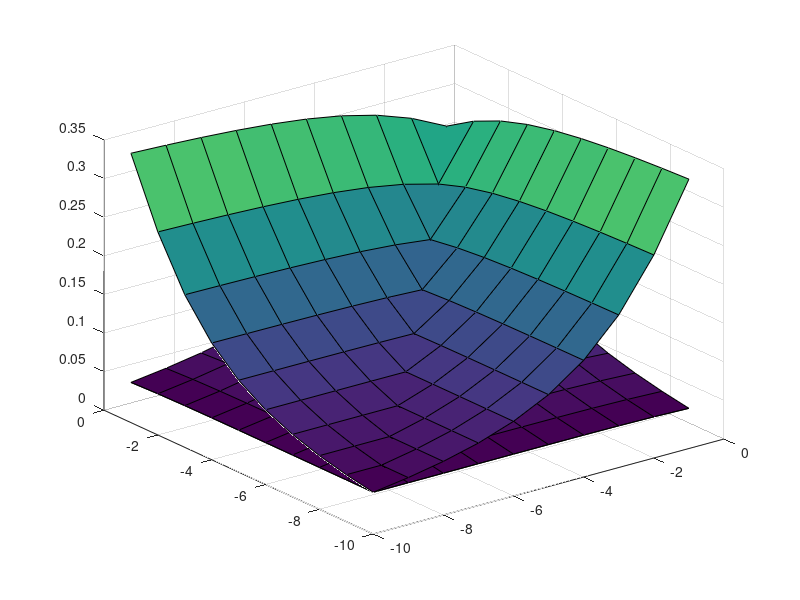
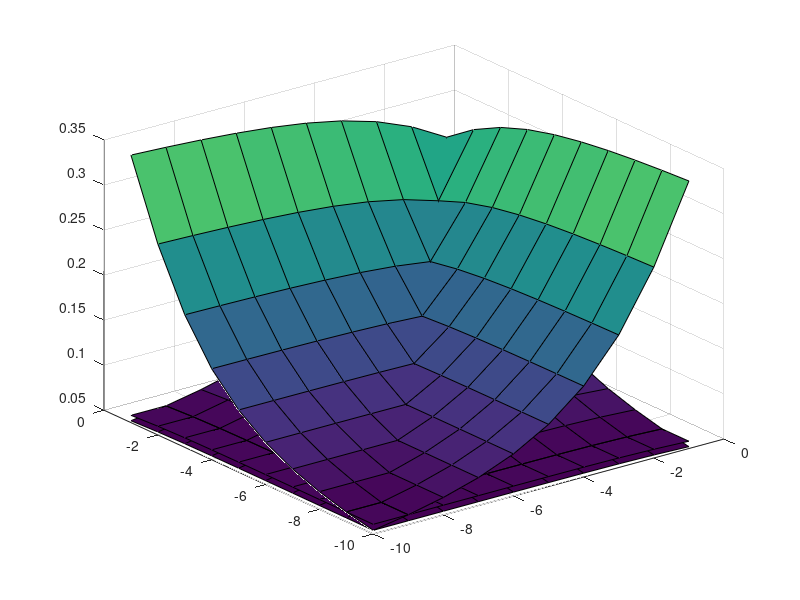
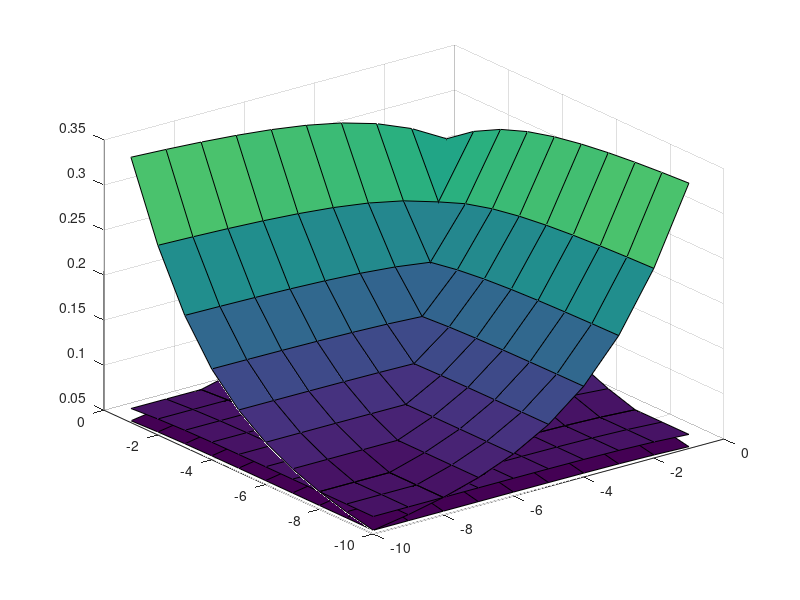
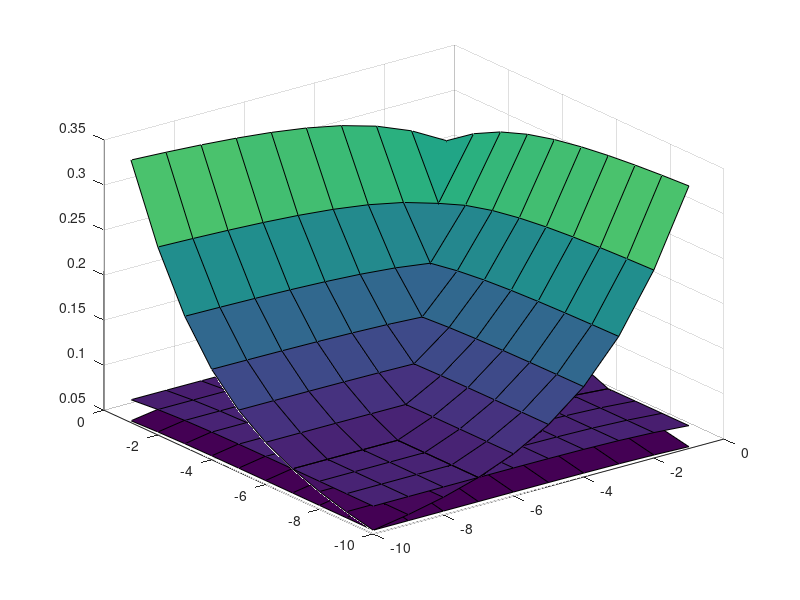

MATLAB code to generate these figures, in order:
[X Y] = meshgrid(-10.000000:1.000000:-1.000000);

F = [];

F(:,:,1) = [ ...
0.108964 0.115385 0.123121 0.132696 0.144958 0.161360 0.184513 0.219360 0.275699 0.373759 ; ...
0.115385 0.122191 0.130392 0.140542 0.153540 0.170917 0.195428 0.232266 0.291701 0.394880 ; ...
0.123121 0.130392 0.139154 0.149997 0.163879 0.182428 0.208561 0.247765 0.310855 0.420023 ; ...
0.132696 0.140542 0.149997 0.161697 0.176669 0.196655 0.224768 0.266842 0.334323 0.450616 ; ...
0.144958 0.153540 0.163879 0.176669 0.193022 0.214822 0.245417 0.291053 0.363931 0.488871 ; ...
0.161360 0.170917 0.182428 0.196655 0.214822 0.238987 0.272789 0.322981 0.402667 0.538355 ; ...
0.184513 0.195428 0.208561 0.224768 0.245417 0.272789 0.310895 0.367115 0.455664 0.605096 ; ...
0.219360 0.232266 0.247765 0.266842 0.291053 0.322981 0.367115 0.431638 0.532167 0.699776 ; ...
0.275699 0.291701 0.310855 0.334323 0.363931 0.402667 0.455664 0.532167 0.649594 0.842215 ; ...
0.373759 0.394880 0.420023 0.450616 0.488871 0.538355 0.605096 0.699776 0.842215 1.070834 ; ...
];

F(:,:,2) = [ ...
0.115385 0.122191 0.130392 0.140542 0.153540 0.170917 0.195428 0.232266 0.291701 0.394880 ; ...
0.122191 0.129405 0.138099 0.148859 0.162636 0.181048 0.206994 0.245934 0.308633 0.417191 ; ...
0.130392 0.138099 0.147388 0.158883 0.173597 0.193248 0.220910 0.262348 0.328896 0.443748 ; ...
0.140542 0.148859 0.158883 0.171286 0.187154 0.208326 0.238081 0.282547 0.353720 0.476058 ; ...
0.153540 0.162636 0.173597 0.187154 0.204483 0.227574 0.259950 0.308174 0.385028 0.516446 ; ...
0.170917 0.181048 0.193248 0.208326 0.227574 0.253164 0.288926 0.341951 0.425966 0.568665 ; ...
0.195428 0.206994 0.220910 0.238081 0.259950 0.288926 0.329226 0.388597 0.481930 0.639045 ; ...
0.232266 0.245934 0.262348 0.282547 0.308174 0.341951 0.388597 0.456702 0.562612 0.738779 ; ...
0.291701 0.308633 0.328896 0.353720 0.385028 0.425966 0.481930 0.562612 0.686243 0.888595 ; ...
0.394880 0.417191 0.443748 0.476058 0.516446 0.568665 0.639045 0.738779 0.888595 1.128585 ; ...
];

F(:,:,3) = [ ...
0.123121 0.130392 0.139154 0.149997 0.163879 0.182428 0.208561 0.247765 0.310855 0.420023 ; ...
0.130392 0.138099 0.147388 0.158883 0.173597 0.193248 0.220910 0.262348 0.328896 0.443748 ; ...
0.139154 0.147388 0.157311 0.169592 0.185306 0.206279 0.235766 0.279858 0.350484 0.471984 ; ...
0.149997 0.158883 0.169592 0.182840 0.199785 0.222379 0.254093 0.301400 0.376924 0.506328 ; ...
0.163879 0.173597 0.185306 0.199785 0.218288 0.242924 0.277425 0.328719 0.410255 0.549244 ; ...
0.182428 0.193248 0.206279 0.222379 0.242924 0.270218 0.308315 0.364698 0.453809 0.604696 ; ...
0.208561 0.220910 0.235766 0.254093 0.277425 0.308315 0.351225 0.414327 0.513283 0.679363 ; ...
0.247765 0.262348 0.279858 0.301400 0.328719 0.364698 0.414327 0.486662 0.598890 0.785030 ; ...
0.310855 0.328896 0.350484 0.376924 0.410255 0.453809 0.513283 0.598890 0.729788 0.943463 ; ...
0.420023 0.443748 0.471984 0.506328 0.549244 0.604696 0.679363 0.785030 0.943463 1.196652 ; ...
];

F(:,:,4) = [ ...
0.132696 0.140542 0.149997 0.161697 0.176669 0.196655 0.224768 0.266842 0.334323 0.450616 ; ...
0.140542 0.148859 0.158883 0.171286 0.187154 0.208326 0.238081 0.282547 0.353720 0.476058 ; ...
0.149997 0.158883 0.169592 0.182840 0.199785 0.222379 0.254093 0.301400 0.376924 0.506328 ; ...
0.161697 0.171286 0.182840 0.197133 0.215401 0.239737 0.273840 0.324584 0.405332 0.543134 ; ...
0.176669 0.187154 0.199785 0.215401 0.235346 0.261873 0.298962 0.353968 0.441122 0.589100 ; ...
0.196655 0.208326 0.222379 0.239737 0.261873 0.291250 0.332186 0.392625 0.487842 0.648446 ; ...
0.224768 0.238081 0.254093 0.273840 0.298962 0.332186 0.378264 0.445866 0.551550 0.728259 ; ...
0.266842 0.282547 0.301400 0.324584 0.353968 0.392625 0.445866 0.523291 0.643065 0.841011 ; ...
0.334323 0.353720 0.376924 0.405332 0.441122 0.487842 0.551550 0.643065 0.782619 1.009671 ; ...
0.450616 0.476058 0.506328 0.543134 0.589100 0.648446 0.728259 0.841011 1.009671 1.278413 ; ...
];

F(:,:,5) = [ ...
0.144958 0.153540 0.163879 0.176669 0.193022 0.214822 0.245417 0.291053 0.363931 0.488871 ; ...
0.153540 0.162636 0.173597 0.187154 0.204483 0.227574 0.259950 0.308174 0.385028 0.516446 ; ...
0.163879 0.173597 0.185306 0.199785 0.218288 0.242924 0.277425 0.328719 0.410255 0.549244 ; ...
0.176669 0.187154 0.199785 0.215401 0.235346 0.261873 0.298962 0.353968 0.441122 0.589100 ; ...
0.193022 0.204483 0.218288 0.235346 0.257110 0.286015 0.326334 0.385936 0.479973 0.638839 ; ...
0.214822 0.227574 0.242924 0.261873 0.286015 0.318005 0.362480 0.427933 0.530622 0.702981 ; ...
0.245417 0.259950 0.277425 0.298962 0.326334 0.362480 0.412496 0.485649 0.599553 0.789104 ; ...
0.291053 0.308174 0.328719 0.353968 0.385936 0.427933 0.485649 0.569336 0.698307 0.910492 ; ...
0.363931 0.385028 0.410255 0.441122 0.479973 0.530622 0.599553 0.698307 0.848378 1.091526 ; ...
0.488871 0.516446 0.549244 0.589100 0.638839 0.702981 0.789104 0.910492 1.091526 1.378918 ; ...
];

F(:,:,6) = [ ...
0.161360 0.170917 0.182428 0.196655 0.214822 0.238987 0.272789 0.322981 0.402667 0.538355 ; ...
0.170917 0.181048 0.193248 0.208326 0.227574 0.253164 0.288926 0.341951 0.425966 0.568665 ; ...
0.182428 0.193248 0.206279 0.222379 0.242924 0.270218 0.308315 0.364698 0.453809 0.604696 ; ...
0.196655 0.208326 0.222379 0.239737 0.261873 0.291250 0.332186 0.392625 0.487842 0.648446 ; ...
0.214822 0.227574 0.242924 0.261873 0.286015 0.318005 0.362480 0.427933 0.530622 0.702981 ; ...
0.238987 0.253164 0.270218 0.291250 0.318005 0.353376 0.402394 0.474218 0.586286 0.773196 ; ...
0.272789 0.288926 0.308315 0.332186 0.362480 0.402394 0.457451 0.537638 0.661837 0.867258 ; ...
0.322981 0.341951 0.364698 0.392625 0.427933 0.474218 0.537638 0.629233 0.769690 0.999434 ; ...
0.402667 0.425966 0.453809 0.487842 0.530622 0.586286 0.661837 0.769690 0.932849 1.195786 ; ...
0.538355 0.568665 0.604696 0.648446 0.702981 0.773196 0.867258 0.999434 1.195786 1.506020 ; ...
];

F(:,:,7) = [ ...
0.184513 0.195428 0.208561 0.224768 0.245417 0.272789 0.310895 0.367115 0.455664 0.605096 ; ...
0.195428 0.206994 0.220910 0.238081 0.259950 0.288926 0.329226 0.388597 0.481930 0.639045 ; ...
0.208561 0.220910 0.235766 0.254093 0.277425 0.308315 0.351225 0.414327 0.513283 0.679363 ; ...
0.224768 0.238081 0.254093 0.273840 0.298962 0.332186 0.378264 0.445866 0.551550 0.728259 ; ...
0.245417 0.259950 0.277425 0.298962 0.326334 0.362480 0.412496 0.485649 0.599553 0.789104 ; ...
0.272789 0.288926 0.308315 0.332186 0.362480 0.402394 0.457451 0.537638 0.661837 0.867258 ; ...
0.310895 0.329226 0.351225 0.378264 0.412496 0.457451 0.519186 0.608578 0.746059 0.971627 ; ...
0.367115 0.388597 0.414327 0.445866 0.485649 0.537638 0.608578 0.710477 0.865702 1.117678 ; ...
0.455664 0.481930 0.513283 0.551550 0.599553 0.661837 0.746059 0.865702 1.045609 1.333514 ; ...
0.605096 0.639045 0.679363 0.728259 0.789104 0.867258 0.971627 1.117678 1.333514 1.672432 ; ...
];

F(:,:,8) = [ ...
0.219360 0.232266 0.247765 0.266842 0.291053 0.322981 0.367115 0.431638 0.532167 0.699776 ; ...
0.232266 0.245934 0.262348 0.282547 0.308174 0.341951 0.388597 0.456702 0.562612 0.738779 ; ...
0.247765 0.262348 0.279858 0.301400 0.328719 0.364698 0.414327 0.486662 0.598890 0.785030 ; ...
0.266842 0.282547 0.301400 0.324584 0.353968 0.392625 0.445866 0.523291 0.643065 0.841011 ; ...
0.291053 0.308174 0.328719 0.353968 0.385936 0.427933 0.485649 0.569336 0.698307 0.910492 ; ...
0.322981 0.341951 0.364698 0.392625 0.427933 0.474218 0.537638 0.629233 0.769690 0.999434 ; ...
0.367115 0.388597 0.414327 0.445866 0.485649 0.537638 0.608578 0.710477 0.865702 1.117678 ; ...
0.431638 0.456702 0.486662 0.523291 0.569336 0.629233 0.710477 0.826308 1.001179 1.282202 ; ...
0.532167 0.562612 0.598890 0.643065 0.698307 0.769690 0.865702 1.001179 1.203245 1.523633 ; ...
0.699776 0.738779 0.785030 0.841011 0.910492 0.999434 1.117678 1.282202 1.523633 1.899658 ; ...
];

F(:,:,9) = [ ...
0.275699 0.291701 0.310855 0.334323 0.363931 0.402667 0.455664 0.532167 0.649594 0.842215 ; ...
0.291701 0.308633 0.328896 0.353720 0.385028 0.425966 0.481930 0.562612 0.686243 0.888595 ; ...
0.310855 0.328896 0.350484 0.376924 0.410255 0.453809 0.513283 0.598890 0.729788 0.943463 ; ...
0.334323 0.353720 0.376924 0.405332 0.441122 0.487842 0.551550 0.643065 0.782619 1.009671 ; ...
0.363931 0.385028 0.410255 0.441122 0.479973 0.530622 0.599553 0.698307 0.848378 1.091526 ; ...
0.402667 0.425966 0.453809 0.487842 0.530622 0.586286 0.661837 0.769690 0.932849 1.195786 ; ...
0.455664 0.481930 0.513283 0.551550 0.599553 0.661837 0.746059 0.865702 1.045609 1.333514 ; ...
0.532167 0.562612 0.598890 0.643065 0.698307 0.769690 0.865702 1.001179 1.203245 1.523633 ; ...
0.649594 0.686243 0.729788 0.782619 0.848378 0.932849 1.045609 1.203245 1.435789 1.799976 ; ...
0.842215 0.888595 0.943463 1.009671 1.091526 1.195786 1.333514 1.523633 1.799976 2.225710 ; ...
];

F(:,:,10) = [ ...
0.373759 0.394880 0.420023 0.450616 0.488871 0.538355 0.605096 0.699776 0.842215 1.070834 ; ...
0.394880 0.417191 0.443748 0.476058 0.516446 0.568665 0.639045 0.738779 0.888595 1.128585 ; ...
0.420023 0.443748 0.471984 0.506328 0.549244 0.604696 0.679363 0.785030 0.943463 1.196652 ; ...
0.450616 0.476058 0.506328 0.543134 0.589100 0.648446 0.728259 0.841011 1.009671 1.278413 ; ...
0.488871 0.516446 0.549244 0.589100 0.638839 0.702981 0.789104 0.910492 1.091526 1.378918 ; ...
0.538355 0.568665 0.604696 0.648446 0.702981 0.773196 0.867258 0.999434 1.195786 1.506020 ; ...
0.605096 0.639045 0.679363 0.728259 0.789104 0.867258 0.971627 1.117678 1.333514 1.672432 ; ...
0.699776 0.738779 0.785030 0.841011 0.910492 0.999434 1.117678 1.282202 1.523633 1.899658 ; ...
0.842215 0.888595 0.943463 1.009671 1.091526 1.195786 1.333514 1.523633 1.799976 2.225710 ; ...
1.070834 1.128585 1.196652 1.278413 1.378918 1.506020 1.672432 1.899658 2.225710 2.720766 ; ...
];

Y1 = [];

Y1(:,:,1) = [ ...
0.054021 0.054072 0.054132 0.054200 0.054265 0.054303 0.054253 0.054000 0.053351 0.052065 ; ...
0.060754 0.060815 0.060884 0.060959 0.061024 0.061046 0.060948 0.060587 0.059728 0.058093 ; ...
0.069424 0.069493 0.069569 0.069644 0.069698 0.069682 0.069498 0.068963 0.067792 0.065659 ; ...
0.080933 0.081004 0.081077 0.081137 0.081152 0.081055 0.080714 0.079894 0.078245 0.075382 ; ...
0.096710 0.096766 0.096809 0.096815 0.096736 0.096473 0.095848 0.094554 0.092157 0.088201 ; ...
0.118998 0.118994 0.118948 0.118820 0.118534 0.117949 0.116815 0.114733 0.111155 0.105542 ; ...
0.151152 0.150993 0.150738 0.150322 0.149624 0.148440 0.146426 0.143055 0.137635 0.129524 ; ...
0.197636 0.197153 0.196480 0.195511 0.194069 0.191860 0.188417 0.183045 0.174870 0.163116 ; ...
0.262988 0.261932 0.260544 0.258665 0.256044 0.252279 0.246752 0.238571 0.226631 0.209953 ; ...
0.348859 0.346982 0.344598 0.341491 0.337330 0.331603 0.323540 0.312039 0.295718 0.273282 ; ...
];

Y1(:,:,2) = [ ...
0.054072 0.054122 0.054181 0.054246 0.054307 0.054338 0.054279 0.054014 0.053353 0.052059 ; ...
0.060815 0.060874 0.060941 0.061012 0.061071 0.061084 0.060975 0.060599 0.059727 0.058083 ; ...
0.069493 0.069560 0.069632 0.069702 0.069747 0.069720 0.069521 0.068968 0.067782 0.065640 ; ...
0.081004 0.081072 0.081138 0.081190 0.081195 0.081083 0.080723 0.079882 0.078216 0.075346 ; ...
0.096766 0.096815 0.096850 0.096845 0.096750 0.096469 0.095820 0.094503 0.092090 0.088132 ; ...
0.118994 0.118980 0.118922 0.118780 0.118475 0.117866 0.116706 0.114600 0.111011 0.105409 ; ...
0.150993 0.150822 0.150553 0.150118 0.149398 0.148188 0.146150 0.142762 0.137346 0.129272 ; ...
0.197153 0.196656 0.195967 0.194980 0.193517 0.191287 0.187828 0.182459 0.174320 0.162649 ; ...
0.261932 0.260864 0.259463 0.257571 0.254938 0.251166 0.245646 0.237502 0.225650 0.209127 ; ...
0.346982 0.345101 0.342713 0.339605 0.335447 0.329735 0.321710 0.310289 0.294117 0.271921 ; ...
];

Y1(:,:,3) = [ ...
0.054132 0.054181 0.054238 0.054299 0.054354 0.054376 0.054305 0.054026 0.053351 0.052049 ; ...
0.060884 0.060941 0.061005 0.061070 0.061121 0.061123 0.060999 0.060605 0.059717 0.058065 ; ...
0.069569 0.069632 0.069699 0.069761 0.069796 0.069754 0.069536 0.068963 0.067759 0.065609 ; ...
0.081077 0.081138 0.081198 0.081239 0.081229 0.081098 0.080715 0.079850 0.078166 0.075291 ; ...
0.096809 0.096850 0.096873 0.096854 0.096741 0.096436 0.095760 0.094417 0.091987 0.088032 ; ...
0.118948 0.118922 0.118850 0.118688 0.118360 0.117724 0.116534 0.114404 0.110807 0.105226 ; ...
0.150738 0.150553 0.150265 0.149808 0.149062 0.147824 0.145760 0.142358 0.136955 0.128936 ; ...
0.196480 0.195967 0.195260 0.194251 0.192764 0.190513 0.187042 0.181684 0.173601 0.162045 ; ...
0.260544 0.259463 0.258049 0.256143 0.253499 0.249724 0.244221 0.236133 0.224400 0.208082 ; ...
0.344598 0.342713 0.340323 0.337216 0.333067 0.327380 0.319410 0.308098 0.292119 0.270229 ; ...
];

Y1(:,:,4) = [ ...
0.054200 0.054246 0.054299 0.054354 0.054400 0.054411 0.054325 0.054028 0.053338 0.052027 ; ...
0.060959 0.061012 0.061070 0.061127 0.061168 0.061155 0.061012 0.060598 0.059692 0.058032 ; ...
0.069644 0.069702 0.069761 0.069813 0.069833 0.069773 0.069532 0.068934 0.067711 0.065556 ; ...
0.081137 0.081190 0.081239 0.081266 0.081237 0.081083 0.080673 0.079781 0.078078 0.075203 ; ...
0.096815 0.096845 0.096854 0.096816 0.096679 0.096346 0.095639 0.094268 0.091824 0.087881 ; ...
0.118820 0.118780 0.118688 0.118504 0.118147 0.117479 0.116258 0.114104 0.110507 0.104963 ; ...
0.150322 0.150118 0.149808 0.149324 0.148549 0.147280 0.145190 0.141782 0.136410 0.128474 ; ...
0.195511 0.194980 0.194251 0.193218 0.191707 0.189436 0.185961 0.180632 0.172635 0.161241 ; ...
0.258665 0.257571 0.256143 0.254225 0.251573 0.247805 0.242336 0.234335 0.222771 0.206727 ; ...
0.341491 0.339605 0.337216 0.334115 0.329985 0.324340 0.316452 0.305292 0.289574 0.268083 ; ...
];

Y1(:,:,5) = [ ...
0.054265 0.054307 0.054354 0.054400 0.054435 0.054430 0.054325 0.054008 0.053301 0.051985 ; ...
0.061024 0.061071 0.061121 0.061168 0.061194 0.061162 0.060996 0.060558 0.059634 0.057971 ; ...
0.069698 0.069747 0.069796 0.069833 0.069835 0.069751 0.069483 0.068859 0.067618 0.065464 ; ...
0.081152 0.081195 0.081229 0.081237 0.081185 0.081002 0.080561 0.079640 0.077922 0.075059 ; ...
0.096736 0.096750 0.096741 0.096679 0.096514 0.096147 0.095406 0.094009 0.091560 0.087647 ; ...
0.118534 0.118475 0.118360 0.118147 0.117758 0.117054 0.115801 0.113632 0.110052 0.104574 ; ...
0.149624 0.149398 0.149062 0.148549 0.147741 0.146442 0.144333 0.140934 0.135623 0.127819 ; ...
0.194069 0.193517 0.192764 0.191707 0.190175 0.187892 0.184429 0.179160 0.171299 0.160139 ; ...
0.256044 0.254938 0.253499 0.251573 0.248924 0.245180 0.239776 0.231910 0.220591 0.204925 ; ...
0.337330 0.335447 0.333067 0.329985 0.325892 0.320316 0.312554 0.301614 0.286254 0.265297 ; ...
];

Y1(:,:,6) = [ ...
0.054303 0.054338 0.054376 0.054411 0.054430 0.054406 0.054278 0.053939 0.053217 0.051902 ; ...
0.061046 0.061084 0.061123 0.061155 0.061162 0.061106 0.060914 0.060451 0.059513 0.057857 ; ...
0.069682 0.069720 0.069754 0.069773 0.069751 0.069639 0.069341 0.068690 0.067438 0.065300 ; ...
0.081055 0.081083 0.081098 0.081083 0.081002 0.080787 0.080312 0.079366 0.077645 0.074814 ; ...
0.096473 0.096469 0.096436 0.096346 0.096147 0.095745 0.094971 0.093555 0.091121 0.087272 ; ...
0.117949 0.117866 0.117724 0.117479 0.117054 0.116316 0.115038 0.112870 0.109340 0.103979 ; ...
0.148440 0.148188 0.147824 0.147280 0.146442 0.145121 0.143010 0.139653 0.134456 0.126858 ; ...
0.191860 0.191287 0.190513 0.189436 0.187892 0.185616 0.182198 0.177042 0.169400 0.158585 ; ...
0.252279 0.251166 0.249724 0.247805 0.245180 0.241493 0.236206 0.228557 0.217598 0.202466 ; ...
0.331603 0.329735 0.327380 0.324340 0.320316 0.314857 0.307292 0.296675 0.281822 0.261594 ; ...
];

Y1(:,:,7) = [ ...
0.054253 0.054279 0.054305 0.054325 0.054325 0.054278 0.054126 0.053767 0.053038 0.051741 ; ...
0.060948 0.060975 0.060999 0.061012 0.060996 0.060914 0.060694 0.060211 0.059270 0.057642 ; ...
0.069498 0.069521 0.069536 0.069532 0.069483 0.069341 0.069013 0.068343 0.067097 0.065005 ; ...
0.080714 0.080723 0.080715 0.080673 0.080561 0.080312 0.079808 0.078850 0.077152 0.074395 ; ...
0.095848 0.095820 0.095760 0.095639 0.095406 0.094971 0.094174 0.092763 0.090382 0.086655 ; ...
0.116815 0.116706 0.116534 0.116258 0.115801 0.115038 0.113756 0.111625 0.108205 0.103045 ; ...
0.146426 0.146150 0.145760 0.145190 0.144333 0.143010 0.140934 0.137678 0.132685 0.125414 ; ...
0.188417 0.187828 0.187042 0.185961 0.184429 0.182198 0.178884 0.173932 0.166638 0.156340 ; ...
0.246752 0.245646 0.244221 0.242336 0.239776 0.236206 0.231125 0.223819 0.213399 0.199029 ; ...
0.323540 0.321710 0.319410 0.316452 0.312554 0.307292 0.300036 0.289902 0.275775 0.256560 ; ...
];

Y1(:,:,8) = [ ...
0.054000 0.054014 0.054026 0.054028 0.054008 0.053939 0.053767 0.053397 0.052681 0.051434 ; ...
0.060587 0.060599 0.060605 0.060598 0.060558 0.060451 0.060211 0.059721 0.058805 0.057245 ; ...
0.068963 0.068968 0.068963 0.068934 0.068859 0.068690 0.068343 0.067675 0.066471 0.064477 ; ...
0.079894 0.079882 0.079850 0.079781 0.079640 0.079366 0.078850 0.077910 0.076285 0.073672 ; ...
0.094554 0.094503 0.094417 0.094268 0.094009 0.093555 0.092763 0.091401 0.089144 0.085635 ; ...
0.114733 0.114600 0.114404 0.114104 0.113632 0.112870 0.111625 0.109601 0.106389 0.101562 ; ...
0.143055 0.142762 0.142358 0.141782 0.140934 0.139653 0.137678 0.134622 0.129973 0.123213 ; ...
0.183045 0.182459 0.181684 0.180632 0.179160 0.177042 0.173932 0.169326 0.162576 0.153044 ; ...
0.238571 0.237502 0.236133 0.234335 0.231910 0.228557 0.223819 0.217049 0.207426 0.194147 ; ...
0.312039 0.310289 0.308098 0.305292 0.301614 0.296675 0.289902 0.280487 0.267401 0.249601 ; ...
];

Y1(:,:,9) = [ ...
0.053351 0.053353 0.053351 0.053338 0.053301 0.053217 0.053038 0.052681 0.052016 0.050872 ; ...
0.059728 0.059727 0.059717 0.059692 0.059634 0.059513 0.059270 0.058805 0.057959 0.056535 ; ...
0.067792 0.067782 0.067759 0.067711 0.067618 0.067438 0.067097 0.066471 0.065370 0.063559 ; ...
0.078245 0.078216 0.078166 0.078078 0.077922 0.077645 0.077152 0.076285 0.074811 0.072452 ; ...
0.092157 0.092090 0.091987 0.091824 0.091560 0.091121 0.090382 0.089144 0.087117 0.083969 ; ...
0.111155 0.111011 0.110807 0.110507 0.110052 0.109340 0.108205 0.106389 0.103531 0.099227 ; ...
0.137635 0.137346 0.136955 0.136410 0.135623 0.134456 0.132685 0.129973 0.125865 0.119869 ; ...
0.174870 0.174320 0.173601 0.172635 0.171299 0.169400 0.166638 0.162576 0.156634 0.148204 ; ...
0.226631 0.225650 0.224400 0.222771 0.220591 0.217598 0.213399 0.207426 0.198946 0.187192 ; ...
0.295718 0.294117 0.292119 0.289574 0.286254 0.281822 0.275775 0.267401 0.255778 0.239923 ; ...
];

Y1(:,:,10) = [ ...
0.052065 0.052059 0.052049 0.052027 0.051985 0.051902 0.051741 0.051434 0.050872 0.049902 ; ...
0.058093 0.058083 0.058065 0.058032 0.057971 0.057857 0.057642 0.057245 0.056535 0.055334 ; ...
0.065659 0.065640 0.065609 0.065556 0.065464 0.065300 0.065005 0.064477 0.063559 0.062039 ; ...
0.075382 0.075346 0.075291 0.075203 0.075059 0.074814 0.074395 0.073672 0.072452 0.070483 ; ...
0.088201 0.088132 0.088032 0.087881 0.087647 0.087272 0.086655 0.085635 0.083969 0.081354 ; ...
0.105542 0.105409 0.105226 0.104963 0.104574 0.103979 0.103045 0.101562 0.099227 0.095670 ; ...
0.129524 0.129272 0.128936 0.128474 0.127819 0.126858 0.125414 0.123213 0.119869 0.114927 ; ...
0.163116 0.162649 0.162045 0.161241 0.160139 0.158585 0.156340 0.153044 0.148204 0.141256 ; ...
0.209953 0.209127 0.208082 0.206727 0.204925 0.202466 0.199029 0.194147 0.187192 0.177454 ; ...
0.273282 0.271921 0.270229 0.268083 0.265297 0.261594 0.256560 0.249601 0.239923 0.226623 ; ...
];

Y2 = [];

Y2(:,:,1) = [ ...
0.054021 0.060754 0.069424 0.080933 0.096710 0.118998 0.151152 0.197636 0.262988 0.348859 ; ...
0.054072 0.060815 0.069493 0.081004 0.096766 0.118994 0.150993 0.197153 0.261932 0.346982 ; ...
0.054132 0.060884 0.069569 0.081077 0.096809 0.118948 0.150738 0.196480 0.260544 0.344598 ; ...
0.054200 0.060959 0.069644 0.081137 0.096815 0.118820 0.150322 0.195511 0.258665 0.341491 ; ...
0.054265 0.061024 0.069698 0.081152 0.096736 0.118534 0.149624 0.194069 0.256044 0.337330 ; ...
0.054303 0.061046 0.069682 0.081055 0.096473 0.117949 0.148440 0.191860 0.252279 0.331603 ; ...
0.054253 0.060948 0.069498 0.080714 0.095848 0.116815 0.146426 0.188417 0.246752 0.323540 ; ...
0.054000 0.060587 0.068963 0.079894 0.094554 0.114733 0.143055 0.183045 0.238571 0.312039 ; ...
0.053351 0.059728 0.067792 0.078245 0.092157 0.111155 0.137635 0.174870 0.226631 0.295718 ; ...
0.052065 0.058093 0.065659 0.075382 0.088201 0.105542 0.129524 0.163116 0.209953 0.273282 ; ...
];

Y2(:,:,2) = [ ...
0.054072 0.060815 0.069493 0.081004 0.096766 0.118994 0.150993 0.197153 0.261932 0.346982 ; ...
0.054122 0.060874 0.069560 0.081072 0.096815 0.118980 0.150822 0.196656 0.260864 0.345101 ; ...
0.054181 0.060941 0.069632 0.081138 0.096850 0.118922 0.150553 0.195967 0.259463 0.342713 ; ...
0.054246 0.061012 0.069702 0.081190 0.096845 0.118780 0.150118 0.194980 0.257571 0.339605 ; ...
0.054307 0.061071 0.069747 0.081195 0.096750 0.118475 0.149398 0.193517 0.254938 0.335447 ; ...
0.054338 0.061084 0.069720 0.081083 0.096469 0.117866 0.148188 0.191287 0.251166 0.329735 ; ...
0.054279 0.060975 0.069521 0.080723 0.095820 0.116706 0.146150 0.187828 0.245646 0.321710 ; ...
0.054014 0.060599 0.068968 0.079882 0.094503 0.114600 0.142762 0.182459 0.237502 0.310289 ; ...
0.053353 0.059727 0.067782 0.078216 0.092090 0.111011 0.137346 0.174320 0.225650 0.294117 ; ...
0.052059 0.058083 0.065640 0.075346 0.088132 0.105409 0.129272 0.162649 0.209127 0.271921 ; ...
];

Y2(:,:,3) = [ ...
0.054132 0.060884 0.069569 0.081077 0.096809 0.118948 0.150738 0.196480 0.260544 0.344598 ; ...
0.054181 0.060941 0.069632 0.081138 0.096850 0.118922 0.150553 0.195967 0.259463 0.342713 ; ...
0.054238 0.061005 0.069699 0.081198 0.096873 0.118850 0.150265 0.195260 0.258049 0.340323 ; ...
0.054299 0.061070 0.069761 0.081239 0.096854 0.118688 0.149808 0.194251 0.256143 0.337216 ; ...
0.054354 0.061121 0.069796 0.081229 0.096741 0.118360 0.149062 0.192764 0.253499 0.333067 ; ...
0.054376 0.061123 0.069754 0.081098 0.096436 0.117724 0.147824 0.190513 0.249724 0.327380 ; ...
0.054305 0.060999 0.069536 0.080715 0.095760 0.116534 0.145760 0.187042 0.244221 0.319410 ; ...
0.054026 0.060605 0.068963 0.079850 0.094417 0.114404 0.142358 0.181684 0.236133 0.308098 ; ...
0.053351 0.059717 0.067759 0.078166 0.091987 0.110807 0.136955 0.173601 0.224400 0.292119 ; ...
0.052049 0.058065 0.065609 0.075291 0.088032 0.105226 0.128936 0.162045 0.208082 0.270229 ; ...
];

Y2(:,:,4) = [ ...
0.054200 0.060959 0.069644 0.081137 0.096815 0.118820 0.150322 0.195511 0.258665 0.341491 ; ...
0.054246 0.061012 0.069702 0.081190 0.096845 0.118780 0.150118 0.194980 0.257571 0.339605 ; ...
0.054299 0.061070 0.069761 0.081239 0.096854 0.118688 0.149808 0.194251 0.256143 0.337216 ; ...
0.054354 0.061127 0.069813 0.081266 0.096816 0.118504 0.149324 0.193218 0.254225 0.334115 ; ...
0.054400 0.061168 0.069833 0.081237 0.096679 0.118147 0.148549 0.191707 0.251573 0.329985 ; ...
0.054411 0.061155 0.069773 0.081083 0.096346 0.117479 0.147280 0.189436 0.247805 0.324340 ; ...
0.054325 0.061012 0.069532 0.080673 0.095639 0.116258 0.145190 0.185961 0.242336 0.316452 ; ...
0.054028 0.060598 0.068934 0.079781 0.094268 0.114104 0.141782 0.180632 0.234335 0.305292 ; ...
0.053338 0.059692 0.067711 0.078078 0.091824 0.110507 0.136410 0.172635 0.222771 0.289574 ; ...
0.052027 0.058032 0.065556 0.075203 0.087881 0.104963 0.128474 0.161241 0.206727 0.268083 ; ...
];

Y2(:,:,5) = [ ...
0.054265 0.061024 0.069698 0.081152 0.096736 0.118534 0.149624 0.194069 0.256044 0.337330 ; ...
0.054307 0.061071 0.069747 0.081195 0.096750 0.118475 0.149398 0.193517 0.254938 0.335447 ; ...
0.054354 0.061121 0.069796 0.081229 0.096741 0.118360 0.149062 0.192764 0.253499 0.333067 ; ...
0.054400 0.061168 0.069833 0.081237 0.096679 0.118147 0.148549 0.191707 0.251573 0.329985 ; ...
0.054435 0.061194 0.069835 0.081185 0.096514 0.117758 0.147741 0.190175 0.248924 0.325892 ; ...
0.054430 0.061162 0.069751 0.081002 0.096147 0.117054 0.146442 0.187892 0.245180 0.320316 ; ...
0.054325 0.060996 0.069483 0.080561 0.095406 0.115801 0.144333 0.184429 0.239776 0.312554 ; ...
0.054008 0.060558 0.068859 0.079640 0.094009 0.113632 0.140934 0.179160 0.231910 0.301614 ; ...
0.053301 0.059634 0.067618 0.077922 0.091560 0.110052 0.135623 0.171299 0.220591 0.286254 ; ...
0.051985 0.057971 0.065464 0.075059 0.087647 0.104574 0.127819 0.160139 0.204925 0.265297 ; ...
];

Y2(:,:,6) = [ ...
0.054303 0.061046 0.069682 0.081055 0.096473 0.117949 0.148440 0.191860 0.252279 0.331603 ; ...
0.054338 0.061084 0.069720 0.081083 0.096469 0.117866 0.148188 0.191287 0.251166 0.329735 ; ...
0.054376 0.061123 0.069754 0.081098 0.096436 0.117724 0.147824 0.190513 0.249724 0.327380 ; ...
0.054411 0.061155 0.069773 0.081083 0.096346 0.117479 0.147280 0.189436 0.247805 0.324340 ; ...
0.054430 0.061162 0.069751 0.081002 0.096147 0.117054 0.146442 0.187892 0.245180 0.320316 ; ...
0.054406 0.061106 0.069639 0.080787 0.095745 0.116316 0.145121 0.185616 0.241493 0.314857 ; ...
0.054278 0.060914 0.069341 0.080312 0.094971 0.115038 0.143010 0.182198 0.236206 0.307292 ; ...
0.053939 0.060451 0.068690 0.079366 0.093555 0.112870 0.139653 0.177042 0.228557 0.296675 ; ...
0.053217 0.059513 0.067438 0.077645 0.091121 0.109340 0.134456 0.169400 0.217598 0.281822 ; ...
0.051902 0.057857 0.065300 0.074814 0.087272 0.103979 0.126858 0.158585 0.202466 0.261594 ; ...
];

Y2(:,:,7) = [ ...
0.054253 0.060948 0.069498 0.080714 0.095848 0.116815 0.146426 0.188417 0.246752 0.323540 ; ...
0.054279 0.060975 0.069521 0.080723 0.095820 0.116706 0.146150 0.187828 0.245646 0.321710 ; ...
0.054305 0.060999 0.069536 0.080715 0.095760 0.116534 0.145760 0.187042 0.244221 0.319410 ; ...
0.054325 0.061012 0.069532 0.080673 0.095639 0.116258 0.145190 0.185961 0.242336 0.316452 ; ...
0.054325 0.060996 0.069483 0.080561 0.095406 0.115801 0.144333 0.184429 0.239776 0.312554 ; ...
0.054278 0.060914 0.069341 0.080312 0.094971 0.115038 0.143010 0.182198 0.236206 0.307292 ; ...
0.054126 0.060694 0.069013 0.079808 0.094174 0.113756 0.140934 0.178884 0.231125 0.300036 ; ...
0.053767 0.060211 0.068343 0.078850 0.092763 0.111625 0.137678 0.173932 0.223819 0.289902 ; ...
0.053038 0.059270 0.067097 0.077152 0.090382 0.108205 0.132685 0.166638 0.213399 0.275775 ; ...
0.051741 0.057642 0.065005 0.074395 0.086655 0.103045 0.125414 0.156340 0.199029 0.256560 ; ...
];

Y2(:,:,8) = [ ...
0.054000 0.060587 0.068963 0.079894 0.094554 0.114733 0.143055 0.183045 0.238571 0.312039 ; ...
0.054014 0.060599 0.068968 0.079882 0.094503 0.114600 0.142762 0.182459 0.237502 0.310289 ; ...
0.054026 0.060605 0.068963 0.079850 0.094417 0.114404 0.142358 0.181684 0.236133 0.308098 ; ...
0.054028 0.060598 0.068934 0.079781 0.094268 0.114104 0.141782 0.180632 0.234335 0.305292 ; ...
0.054008 0.060558 0.068859 0.079640 0.094009 0.113632 0.140934 0.179160 0.231910 0.301614 ; ...
0.053939 0.060451 0.068690 0.079366 0.093555 0.112870 0.139653 0.177042 0.228557 0.296675 ; ...
0.053767 0.060211 0.068343 0.078850 0.092763 0.111625 0.137678 0.173932 0.223819 0.289902 ; ...
0.053397 0.059721 0.067675 0.077910 0.091401 0.109601 0.134622 0.169326 0.217049 0.280487 ; ...
0.052681 0.058805 0.066471 0.076285 0.089144 0.106389 0.129973 0.162576 0.207426 0.267401 ; ...
0.051434 0.057245 0.064477 0.073672 0.085635 0.101562 0.123213 0.153044 0.194147 0.249601 ; ...
];

Y2(:,:,9) = [ ...
0.053351 0.059728 0.067792 0.078245 0.092157 0.111155 0.137635 0.174870 0.226631 0.295718 ; ...
0.053353 0.059727 0.067782 0.078216 0.092090 0.111011 0.137346 0.174320 0.225650 0.294117 ; ...
0.053351 0.059717 0.067759 0.078166 0.091987 0.110807 0.136955 0.173601 0.224400 0.292119 ; ...
0.053338 0.059692 0.067711 0.078078 0.091824 0.110507 0.136410 0.172635 0.222771 0.289574 ; ...
0.053301 0.059634 0.067618 0.077922 0.091560 0.110052 0.135623 0.171299 0.220591 0.286254 ; ...
0.053217 0.059513 0.067438 0.077645 0.091121 0.109340 0.134456 0.169400 0.217598 0.281822 ; ...
0.053038 0.059270 0.067097 0.077152 0.090382 0.108205 0.132685 0.166638 0.213399 0.275775 ; ...
0.052681 0.058805 0.066471 0.076285 0.089144 0.106389 0.129973 0.162576 0.207426 0.267401 ; ...
0.052016 0.057959 0.065370 0.074811 0.087117 0.103531 0.125865 0.156634 0.198946 0.255778 ; ...
0.050872 0.056535 0.063559 0.072452 0.083969 0.099227 0.119869 0.148204 0.187192 0.239923 ; ...
];

Y2(:,:,10) = [ ...
0.052065 0.058093 0.065659 0.075382 0.088201 0.105542 0.129524 0.163116 0.209953 0.273282 ; ...
0.052059 0.058083 0.065640 0.075346 0.088132 0.105409 0.129272 0.162649 0.209127 0.271921 ; ...
0.052049 0.058065 0.065609 0.075291 0.088032 0.105226 0.128936 0.162045 0.208082 0.270229 ; ...
0.052027 0.058032 0.065556 0.075203 0.087881 0.104963 0.128474 0.161241 0.206727 0.268083 ; ...
0.051985 0.057971 0.065464 0.075059 0.087647 0.104574 0.127819 0.160139 0.204925 0.265297 ; ...
0.051902 0.057857 0.065300 0.074814 0.087272 0.103979 0.126858 0.158585 0.202466 0.261594 ; ...
0.051741 0.057642 0.065005 0.074395 0.086655 0.103045 0.125414 0.156340 0.199029 0.256560 ; ...
0.051434 0.057245 0.064477 0.073672 0.085635 0.101562 0.123213 0.153044 0.194147 0.249601 ; ...
0.050872 0.056535 0.063559 0.072452 0.083969 0.099227 0.119869 0.148204 0.187192 0.239923 ; ...
0.049902 0.055334 0.062039 0.070483 0.081354 0.095670 0.114927 0.141256 0.177454 0.226623 ; ...
];

Y3 = [];

Y3(:,:,1) = [ ...
0.054021 0.054072 0.054132 0.054200 0.054265 0.054303 0.054253 0.054000 0.053351 0.052065 ; ...
0.054072 0.054122 0.054181 0.054246 0.054307 0.054338 0.054279 0.054014 0.053353 0.052059 ; ...
0.054132 0.054181 0.054238 0.054299 0.054354 0.054376 0.054305 0.054026 0.053351 0.052049 ; ...
0.054200 0.054246 0.054299 0.054354 0.054400 0.054411 0.054325 0.054028 0.053338 0.052027 ; ...
0.054265 0.054307 0.054354 0.054400 0.054435 0.054430 0.054325 0.054008 0.053301 0.051985 ; ...
0.054303 0.054338 0.054376 0.054411 0.054430 0.054406 0.054278 0.053939 0.053217 0.051902 ; ...
0.054253 0.054279 0.054305 0.054325 0.054325 0.054278 0.054126 0.053767 0.053038 0.051741 ; ...
0.054000 0.054014 0.054026 0.054028 0.054008 0.053939 0.053767 0.053397 0.052681 0.051434 ; ...
0.053351 0.053353 0.053351 0.053338 0.053301 0.053217 0.053038 0.052681 0.052016 0.050872 ; ...
0.052065 0.052059 0.052049 0.052027 0.051985 0.051902 0.051741 0.051434 0.050872 0.049902 ; ...
];

Y3(:,:,2) = [ ...
0.060754 0.060815 0.060884 0.060959 0.061024 0.061046 0.060948 0.060587 0.059728 0.058093 ; ...
0.060815 0.060874 0.060941 0.061012 0.061071 0.061084 0.060975 0.060599 0.059727 0.058083 ; ...
0.060884 0.060941 0.061005 0.061070 0.061121 0.061123 0.060999 0.060605 0.059717 0.058065 ; ...
0.060959 0.061012 0.061070 0.061127 0.061168 0.061155 0.061012 0.060598 0.059692 0.058032 ; ...
0.061024 0.061071 0.061121 0.061168 0.061194 0.061162 0.060996 0.060558 0.059634 0.057971 ; ...
0.061046 0.061084 0.061123 0.061155 0.061162 0.061106 0.060914 0.060451 0.059513 0.057857 ; ...
0.060948 0.060975 0.060999 0.061012 0.060996 0.060914 0.060694 0.060211 0.059270 0.057642 ; ...
0.060587 0.060599 0.060605 0.060598 0.060558 0.060451 0.060211 0.059721 0.058805 0.057245 ; ...
0.059728 0.059727 0.059717 0.059692 0.059634 0.059513 0.059270 0.058805 0.057959 0.056535 ; ...
0.058093 0.058083 0.058065 0.058032 0.057971 0.057857 0.057642 0.057245 0.056535 0.055334 ; ...
];

Y3(:,:,3) = [ ...
0.069424 0.069493 0.069569 0.069644 0.069698 0.069682 0.069498 0.068963 0.067792 0.065659 ; ...
0.069493 0.069560 0.069632 0.069702 0.069747 0.069720 0.069521 0.068968 0.067782 0.065640 ; ...
0.069569 0.069632 0.069699 0.069761 0.069796 0.069754 0.069536 0.068963 0.067759 0.065609 ; ...
0.069644 0.069702 0.069761 0.069813 0.069833 0.069773 0.069532 0.068934 0.067711 0.065556 ; ...
0.069698 0.069747 0.069796 0.069833 0.069835 0.069751 0.069483 0.068859 0.067618 0.065464 ; ...
0.069682 0.069720 0.069754 0.069773 0.069751 0.069639 0.069341 0.068690 0.067438 0.065300 ; ...
0.069498 0.069521 0.069536 0.069532 0.069483 0.069341 0.069013 0.068343 0.067097 0.065005 ; ...
0.068963 0.068968 0.068963 0.068934 0.068859 0.068690 0.068343 0.067675 0.066471 0.064477 ; ...
0.067792 0.067782 0.067759 0.067711 0.067618 0.067438 0.067097 0.066471 0.065370 0.063559 ; ...
0.065659 0.065640 0.065609 0.065556 0.065464 0.065300 0.065005 0.064477 0.063559 0.062039 ; ...
];

Y3(:,:,4) = [ ...
0.080933 0.081004 0.081077 0.081137 0.081152 0.081055 0.080714 0.079894 0.078245 0.075382 ; ...
0.081004 0.081072 0.081138 0.081190 0.081195 0.081083 0.080723 0.079882 0.078216 0.075346 ; ...
0.081077 0.081138 0.081198 0.081239 0.081229 0.081098 0.080715 0.079850 0.078166 0.075291 ; ...
0.081137 0.081190 0.081239 0.081266 0.081237 0.081083 0.080673 0.079781 0.078078 0.075203 ; ...
0.081152 0.081195 0.081229 0.081237 0.081185 0.081002 0.080561 0.079640 0.077922 0.075059 ; ...
0.081055 0.081083 0.081098 0.081083 0.081002 0.080787 0.080312 0.079366 0.077645 0.074814 ; ...
0.080714 0.080723 0.080715 0.080673 0.080561 0.080312 0.079808 0.078850 0.077152 0.074395 ; ...
0.079894 0.079882 0.079850 0.079781 0.079640 0.079366 0.078850 0.077910 0.076285 0.073672 ; ...
0.078245 0.078216 0.078166 0.078078 0.077922 0.077645 0.077152 0.076285 0.074811 0.072452 ; ...
0.075382 0.075346 0.075291 0.075203 0.075059 0.074814 0.074395 0.073672 0.072452 0.070483 ; ...
];

Y3(:,:,5) = [ ...
0.096710 0.096766 0.096809 0.096815 0.096736 0.096473 0.095848 0.094554 0.092157 0.088201 ; ...
0.096766 0.096815 0.096850 0.096845 0.096750 0.096469 0.095820 0.094503 0.092090 0.088132 ; ...
0.096809 0.096850 0.096873 0.096854 0.096741 0.096436 0.095760 0.094417 0.091987 0.088032 ; ...
0.096815 0.096845 0.096854 0.096816 0.096679 0.096346 0.095639 0.094268 0.091824 0.087881 ; ...
0.096736 0.096750 0.096741 0.096679 0.096514 0.096147 0.095406 0.094009 0.091560 0.087647 ; ...
0.096473 0.096469 0.096436 0.096346 0.096147 0.095745 0.094971 0.093555 0.091121 0.087272 ; ...
0.095848 0.095820 0.095760 0.095639 0.095406 0.094971 0.094174 0.092763 0.090382 0.086655 ; ...
0.094554 0.094503 0.094417 0.094268 0.094009 0.093555 0.092763 0.091401 0.089144 0.085635 ; ...
0.092157 0.092090 0.091987 0.091824 0.091560 0.091121 0.090382 0.089144 0.087117 0.083969 ; ...
0.088201 0.088132 0.088032 0.087881 0.087647 0.087272 0.086655 0.085635 0.083969 0.081354 ; ...
];

Y3(:,:,6) = [ ...
0.118998 0.118994 0.118948 0.118820 0.118534 0.117949 0.116815 0.114733 0.111155 0.105542 ; ...
0.118994 0.118980 0.118922 0.118780 0.118475 0.117866 0.116706 0.114600 0.111011 0.105409 ; ...
0.118948 0.118922 0.118850 0.118688 0.118360 0.117724 0.116534 0.114404 0.110807 0.105226 ; ...
0.118820 0.118780 0.118688 0.118504 0.118147 0.117479 0.116258 0.114104 0.110507 0.104963 ; ...
0.118534 0.118475 0.118360 0.118147 0.117758 0.117054 0.115801 0.113632 0.110052 0.104574 ; ...
0.117949 0.117866 0.117724 0.117479 0.117054 0.116316 0.115038 0.112870 0.109340 0.103979 ; ...
0.116815 0.116706 0.116534 0.116258 0.115801 0.115038 0.113756 0.111625 0.108205 0.103045 ; ...
0.114733 0.114600 0.114404 0.114104 0.113632 0.112870 0.111625 0.109601 0.106389 0.101562 ; ...
0.111155 0.111011 0.110807 0.110507 0.110052 0.109340 0.108205 0.106389 0.103531 0.099227 ; ...
0.105542 0.105409 0.105226 0.104963 0.104574 0.103979 0.103045 0.101562 0.099227 0.095670 ; ...
];

Y3(:,:,7) = [ ...
0.151152 0.150993 0.150738 0.150322 0.149624 0.148440 0.146426 0.143055 0.137635 0.129524 ; ...
0.150993 0.150822 0.150553 0.150118 0.149398 0.148188 0.146150 0.142762 0.137346 0.129272 ; ...
0.150738 0.150553 0.150265 0.149808 0.149062 0.147824 0.145760 0.142358 0.136955 0.128936 ; ...
0.150322 0.150118 0.149808 0.149324 0.148549 0.147280 0.145190 0.141782 0.136410 0.128474 ; ...
0.149624 0.149398 0.149062 0.148549 0.147741 0.146442 0.144333 0.140934 0.135623 0.127819 ; ...
0.148440 0.148188 0.147824 0.147280 0.146442 0.145121 0.143010 0.139653 0.134456 0.126858 ; ...
0.146426 0.146150 0.145760 0.145190 0.144333 0.143010 0.140934 0.137678 0.132685 0.125414 ; ...
0.143055 0.142762 0.142358 0.141782 0.140934 0.139653 0.137678 0.134622 0.129973 0.123213 ; ...
0.137635 0.137346 0.136955 0.136410 0.135623 0.134456 0.132685 0.129973 0.125865 0.119869 ; ...
0.129524 0.129272 0.128936 0.128474 0.127819 0.126858 0.125414 0.123213 0.119869 0.114927 ; ...
];

Y3(:,:,8) = [ ...
0.197636 0.197153 0.196480 0.195511 0.194069 0.191860 0.188417 0.183045 0.174870 0.163116 ; ...
0.197153 0.196656 0.195967 0.194980 0.193517 0.191287 0.187828 0.182459 0.174320 0.162649 ; ...
0.196480 0.195967 0.195260 0.194251 0.192764 0.190513 0.187042 0.181684 0.173601 0.162045 ; ...
0.195511 0.194980 0.194251 0.193218 0.191707 0.189436 0.185961 0.180632 0.172635 0.161241 ; ...
0.194069 0.193517 0.192764 0.191707 0.190175 0.187892 0.184429 0.179160 0.171299 0.160139 ; ...
0.191860 0.191287 0.190513 0.189436 0.187892 0.185616 0.182198 0.177042 0.169400 0.158585 ; ...
0.188417 0.187828 0.187042 0.185961 0.184429 0.182198 0.178884 0.173932 0.166638 0.156340 ; ...
0.183045 0.182459 0.181684 0.180632 0.179160 0.177042 0.173932 0.169326 0.162576 0.153044 ; ...
0.174870 0.174320 0.173601 0.172635 0.171299 0.169400 0.166638 0.162576 0.156634 0.148204 ; ...
0.163116 0.162649 0.162045 0.161241 0.160139 0.158585 0.156340 0.153044 0.148204 0.141256 ; ...
];

Y3(:,:,9) = [ ...
0.262988 0.261932 0.260544 0.258665 0.256044 0.252279 0.246752 0.238571 0.226631 0.209953 ; ...
0.261932 0.260864 0.259463 0.257571 0.254938 0.251166 0.245646 0.237502 0.225650 0.209127 ; ...
0.260544 0.259463 0.258049 0.256143 0.253499 0.249724 0.244221 0.236133 0.224400 0.208082 ; ...
0.258665 0.257571 0.256143 0.254225 0.251573 0.247805 0.242336 0.234335 0.222771 0.206727 ; ...
0.256044 0.254938 0.253499 0.251573 0.248924 0.245180 0.239776 0.231910 0.220591 0.204925 ; ...
0.252279 0.251166 0.249724 0.247805 0.245180 0.241493 0.236206 0.228557 0.217598 0.202466 ; ...
0.246752 0.245646 0.244221 0.242336 0.239776 0.236206 0.231125 0.223819 0.213399 0.199029 ; ...
0.238571 0.237502 0.236133 0.234335 0.231910 0.228557 0.223819 0.217049 0.207426 0.194147 ; ...
0.226631 0.225650 0.224400 0.222771 0.220591 0.217598 0.213399 0.207426 0.198946 0.187192 ; ...
0.209953 0.209127 0.208082 0.206727 0.204925 0.202466 0.199029 0.194147 0.187192 0.177454 ; ...
];

Y3(:,:,10) = [ ...
0.348859 0.346982 0.344598 0.341491 0.337330 0.331603 0.323540 0.312039 0.295718 0.273282 ; ...
0.346982 0.345101 0.342713 0.339605 0.335447 0.329735 0.321710 0.310289 0.294117 0.271921 ; ...
0.344598 0.342713 0.340323 0.337216 0.333067 0.327380 0.319410 0.308098 0.292119 0.270229 ; ...
0.341491 0.339605 0.337216 0.334115 0.329985 0.324340 0.316452 0.305292 0.289574 0.268083 ; ...
0.337330 0.335447 0.333067 0.329985 0.325892 0.320316 0.312554 0.301614 0.286254 0.265297 ; ...
0.331603 0.329735 0.327380 0.324340 0.320316 0.314857 0.307292 0.296675 0.281822 0.261594 ; ...
0.323540 0.321710 0.319410 0.316452 0.312554 0.307292 0.300036 0.289902 0.275775 0.256560 ; ...
0.312039 0.310289 0.308098 0.305292 0.301614 0.296675 0.289902 0.280487 0.267401 0.249601 ; ...
0.295718 0.294117 0.292119 0.289574 0.286254 0.281822 0.275775 0.267401 0.255778 0.239923 ; ...
0.273282 0.271921 0.270229 0.268083 0.265297 0.261594 0.256560 0.249601 0.239923 0.226623 ; ...
];

for i=1:size(Y1,3), figure(i); surf(X,Y,Y1(:,:,i)); hold on; surf(X,Y,Y2(:,:,i)); surf(X,Y,Y3(:,:,i)); hold off; end
